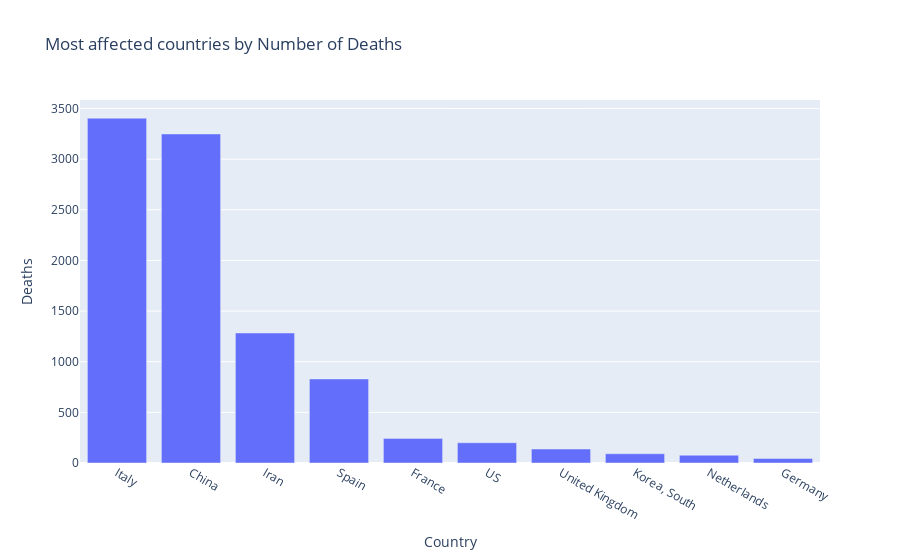

Notebook source saved alongside this figure:
### Markdown cell above
- The data contains many unknown values
- From the data we can conclude that more number of males were infected than females.

### Code cell
most_effected=data.groupby(['Country'],as_index=False)['Deaths'].last().sort_values(by="Deaths",ascending=False)[:10]
fig=px.bar(most_effected,x="Country",y="Deaths",title="Most affected countries by Number of Deaths")
fig.show()

### Figure 1 — Plotly figure (JSON) as saved in the notebook; plotly's stock layout.template omitted (floating-point values rounded to 4 significant figures)
{"data": [{"alignmentgroup": "True", "hovertemplate": "Country=%{x}<br>Deaths=%{y}<extra></extra>", "legendgroup": "", "marker": {"color": "#636efa", "pattern": {"shape": ""}}, "name": "", "offsetgroup": "", "orientation": "v", "showlegend": false, "textposition": "auto", "x": ["Italy", "China", "Iran", "Spain", "France", "US", "United Kingdom", "Korea, South", "Netherlands", "Germany"], "xaxis": "x", "y": [3405, 3249, 1284, 830, 243, 200, 138, 91, 77, 44], "yaxis": "y", "type": "bar"}], "layout": {"xaxis": {"anchor": "y", "domain": [0.0, 1.0], "title": {"text": "Country"}}, "yaxis": {"anchor": "x", "domain": [0.0, 1.0], "title": {"text": "Deaths"}}, "legend": {"tracegroupgap": 0}, "title": {"text": "Most affected countries by Number of Deaths"}, "barmode": "relative"}}
